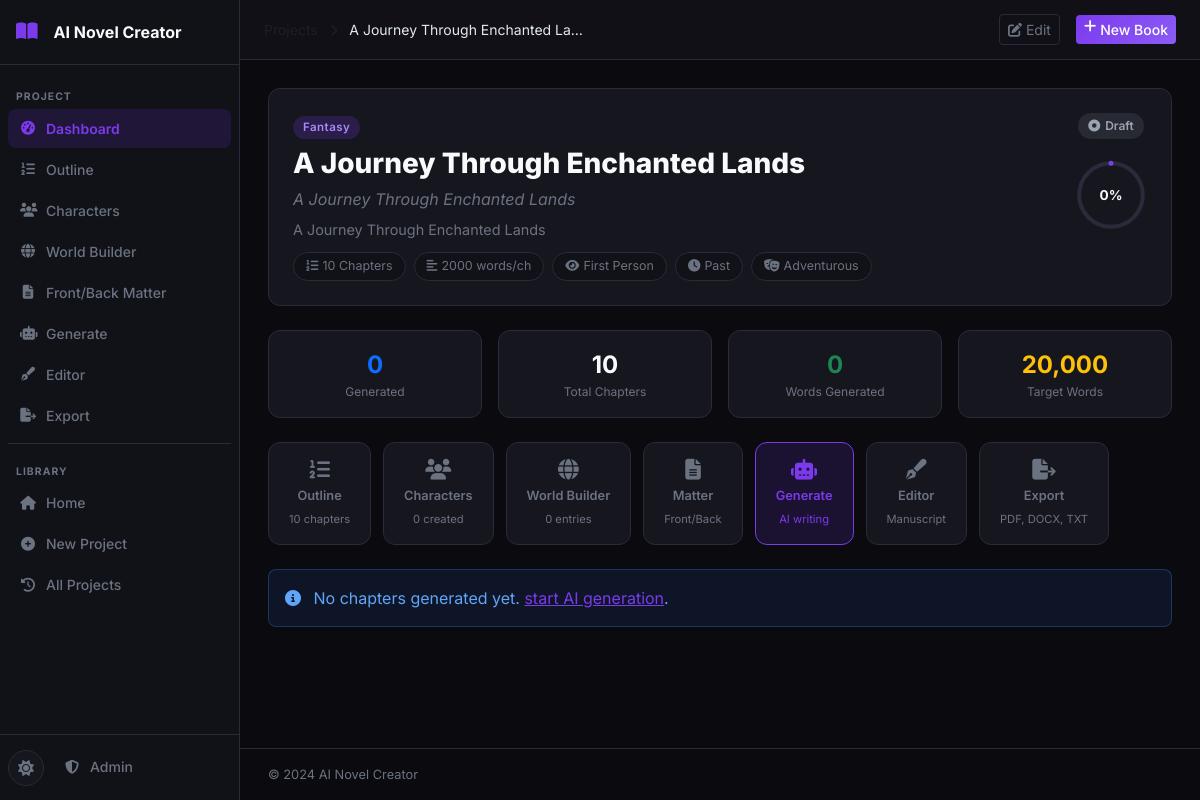
Page /project/10 on the committed database.
### tables this page shows
CREATE TABLE settings (
    id INTEGER PRIMARY KEY AUTOINCREMENT,
    key TEXT UNIQUE NOT NULL,
    value TEXT,
    updated_at TIMESTAMP DEFAULT CURRENT_TIMESTAMP
);

CREATE TABLE projects (
    id INTEGER PRIMARY KEY AUTOINCREMENT,
    title TEXT NOT NULL,
    subtitle TEXT DEFAULT '',
    genre TEXT DEFAULT 'Fantasy',
    audience TEXT DEFAULT 'Adult',
    description TEXT DEFAULT '',
    language TEXT DEFAULT 'English',
    story_type TEXT DEFAULT 'Novel',
    writing_style TEXT DEFAULT 'Descriptive',
    point_of_view TEXT DEFAULT 'Third Person Limited',
    tense TEXT DEFAULT 'Past',
    tone TEXT DEFAULT 'Adventurous',
    num_chapters INTEGER DEFAULT 10,
    words_per_chapter INTEGER DEFAULT 2000,
    creativity_level TEXT DEFAULT 'balanced',
    temperature REAL DEFAULT 0.7,
    top_p REAL DEFAULT 0.9,
    max_tokens INTEGER DEFAULT 4096,
    status TEXT DEFAULT 'draft',
    current_chapter INTEGER DEFAULT 0,
    total_words INTEGER DEFAULT 0,
    cover_prompt TEXT DEFAULT '',
    include_images INTEGER DEFAULT 0,
    images_per_chapter INTEGER DEFAULT 1,
    image_style TEXT DEFAULT 'Realistic',
    created_at TIMESTAMP DEFAULT CURRENT_TIMESTAMP,
    updated_at TIMESTAMP DEFAULT CURRENT_TIMESTAMP
);

### routes/projects.py (the view)
@bp.route('/project/<int:project_id>')
def project_detail(project_id):
    db = get_db()
    project = db.execute('SELECT * FROM projects WHERE id = ?', (project_id,)).fetchone()
    if not project:
        return redirect(url_for('main.history'))
    chapters = db.execute(
        'SELECT * FROM chapters WHERE project_id = ? ORDER BY chapter_number',
        (project_id,)
    ).fetchall()
    outline = db.execute(
        'SELECT * FROM outline WHERE project_id = ? ORDER BY order_index, chapter_number',
        (project_id,)
    ).fetchall()
    char_count = db.execute('SELECT COUNT(*) FROM characters WHERE project_id = ?', (project_id,)).fetchone()[0]
    world_count = db.execute('SELECT COUNT(*) FROM worldbuilding WHERE project_id = ?', (project_id,)).fetchone()[0]
    outline_count = len(outline)
    generated_count = sum(1 for c in chapters if c['status'] == 'generated')
    total_words = sum(c['word_count'] for c in chapters)
    target_words = (project['num_chapters'] or 10) * (project['words_per_chapter'] or 2000)
    progress = int((generated_count / project['num_chapters'] * 100)) if project['num_chapters'] else 0
    groq_configured = bool(get_setting(db, 'groq_api_key'))
    return render_template('project_detail.html',
                           project=project, chapters=chapters, outline=outline,
                           char_count=char_count, world_count=world_count,
                           outline_count=outline_count, generated_count=generated_count,
                           total_words=total_words, target_words=target_words,
                           progress=progress, groq_configured=groq_configured)

### database/__init__.py (called while the page is built)
def get_db():
    if 'db' not in g:
        db_path = current_app.config['DATABASE']
        os.makedirs(os.path.dirname(db_path), exist_ok=True)
        g.db = sqlite3.connect(db_path)
        g.db.row_factory = sqlite3.Row
        g.db.execute('PRAGMA foreign_keys = ON')
        g.db.execute('PRAGMA journal_mode = WAL')
    return g.db

### utils/helpers.py (called while the page is built)
def get_setting(db, key, default=''):
    row = db.execute('SELECT value FROM settings WHERE key = ?', (key,)).fetchone()
    return row['value'] if row else default

### templates/project_detail.html (shortened to what this page needs)
{% extends "base.html" %}
{% block breadcrumb %}
<a href="{{ url_for('main.history') }}" class="text-muted text-decoration-none">Projects</a>
<i class="fas fa-chevron-right mx-2 text-muted small"></i>
{{ project.title[:30] }}{% if project.title|length > 30 %}…{% endif %}
{% endblock %}
{% block topnav_actions %}
<a href="{{ url_for('projects.edit_project', project_id=project.id) }}" class="btn btn-outline-secondary btn-sm me-2">
  <i class="fas fa-edit me-1"></i>Edit
</a>
{% endblock %}
{% block content %}
<div class="project-hero mb-4">
  <div class="project-hero-info">
    <div class="genre-badge genre-{{ project.genre | lower | replace(' ', '-') | replace('/', '-') }} mb-2">{{ project.genre }}</div>
    <h1 class="project-hero-title">{{ project.title }}</h1>
    {% if project.subtitle %}<p class="project-hero-subtitle">{{ project.subtitle }}</p>{% endif %}
    <p class="project-hero-desc">{{ project.description }}</p>
    <div class="project-meta-tags">
      <span class="meta-tag"><i class="fas fa-list-ol me-1"></i>{{ project.num_chapters }} Chapters</span>
      <span class="meta-tag"><i class="fas fa-align-left me-1"></i>{{ project.words_per_chapter }} words/ch</span>
      <span class="meta-tag"><i class="fas fa-eye me-1"></i>{{ project.point_of_view }}</span>
      <span class="meta-tag"><i class="fas fa-clock me-1"></i>{{ project.tense }}</span>
      <span class="meta-tag"><i class="fas fa-theater-masks me-1"></i>{{ project.tone }}</span>
    </div>
  </div>
  <div class="project-hero-actions">
    <div class="status-pill status-{{ project.status }} mb-2">
      {% if project.status == 'completed' %}<i class="fas fa-check-circle"></i>
      {% elif project.status == 'generating' %}<i class="fas fa-spinner fa-spin"></i>
      {% elif project.status == 'paused' %}<i class="fas fa-pause-circle"></i>
      {% else %}<i class="fas fa-circle-dot"></i>{% endif %}
      {{ project.status | title }}
    </div>
    <div class="progress-display">
      <div class="progress-circle">
        <svg viewBox="0 0 36 36">
          <circle cx="18" cy="18" r="15.9" fill="none" stroke="var(--border-color)" stroke-width="2"/>
          <circle cx="18" cy="18" r="15.9" fill="none" stroke="var(--primary)" stroke-width="2.5"
                  stroke-dasharray="{{ progress }}, 100" stroke-linecap="round" transform="rotate(-90 18 18)"/>
        </svg>
        <span>{{ progress }}%</span>
      </div>
    </div>
  </div>
</div>
<div class="row g-3 mb-4">
  <div class="col-6 col-md-3">
    <div class="mini-stat">
      <div class="mini-stat-value text-primary">{{ generated_count }}</div>
      <div class="mini-stat-label">Generated</div>
    </div>
  </div>
  <div class="col-6 col-md-3">
    <div class="mini-stat">
      <div class="mini-stat-value">{{ project.num_chapters }}</div>
      <div class="mini-stat-label">Total Chapters</div>
    </div>
  </div>
  <div class="col-6 col-md-3">
    <div class="mini-stat">
      <div class="mini-stat-value text-success">{{ '{:,}'.format(total_words) }}</div>
      <div class="mini-stat-label">Words Generated</div>
    </div>
  </div>
  <div class="col-6 col-md-3">
    <div class="mini-stat">
      <div class="mini-stat-value text-warning">{{ '{:,}'.format(target_words) }}</div>
      <div class="mini-stat-label">Target Words</div>
    </div>
  </div>
</div>
<div class="quick-actions mb-4">
  <a href="{{ url_for('outline.outline_page', project_id=project.id) }}" class="quick-action-btn">
    <i class="fas fa-list-ol"></i>
    <span>Outline</span>
    <small>{{ outline_count }} chapters</small>
  </a>
  <a href="{{ url_for('characters.characters_page', project_id=project.id) }}" class="quick-action-btn">
    <i class="fas fa-users"></i>
    <span>Characters</span>
    <small>{{ char_count }} created</small>
  </a>
  <a href="{{ url_for('worldbuilding.worldbuilding_page', project_id=project.id) }}" class="quick-action-btn">
    <i class="fas fa-globe"></i>
    <span>World Builder</span>
    <small>{{ world_count }} entries</small>
  </a>
  <a href="{{ url_for('matter.matter_page', project_id=project.id) }}" class="quick-action-btn">
    <i class="fas fa-file-alt"></i>
    <span>Matter</span>
    <small>Front/Back</small>
  </a>
  <a href="{{ url_for('chapters.generation_page', project_id=project.id) }}" class="quick-action-btn highlight">
    <i class="fas fa-robot"></i>
    <span>Generate</span>
    <small>AI writing</small>
  </a>
  <a href="{{ url_for('editor.editor_page', project_id=project.id) }}" class="quick-action-btn">
    <i class="fas fa-pen-fancy"></i>
    <span>Editor</span>
    <small>Manuscript</small>
  </a>
  <a href="{{ url_for('exports.export_page', project_id=project.id) }}" class="quick-action-btn">
    <i class="fas fa-file-export"></i>
    <span>Export</span>
    <small>PDF, DOCX, TXT</small>
  </a>
</div>
{% if chapters %}
<div class="section-header mb-3">
  <h2 class="section-title">Chapters</h2>
  <a href="{{ url_for('chapters.generation_page', project_id=project.id) }}" class="btn btn-primary btn-sm">
    <i class="fas fa-robot me-1"></i>Generate More
  </a>
</div>
<div class="chapters-grid">
  {% for ch in chapters %}
  <div class="chapter-item chapter-status-{{ ch.status }}">
    <div class="chapter-num">Ch. {{ ch.chapter_number }}</div>
    <div class="chapter-info">
      <div class="chapter-title">{{ ch.chapter_title or 'Untitled Chapter' }}</div>
      <div class="chapter-meta">
        <span class="chapter-words">{{ '{:,}'.format(ch.word_count) }} words</span>
        <span class="chapter-badge badge-{{ ch.status }}">{{ ch.status }}</span>
      </div>
    </div>
    {% if ch.status == 'generated' %}
    <a href="{{ url_for('chapters.chapter_view', project_id=project.id, chapter_id=ch.id) }}" class="btn btn-sm btn-outline-primary ms-auto">
      Read
    </a>
    {% elif ch.status == 'generating' %}
    <span class="spinner-border spinner-border-sm text-primary ms-auto"></span>
    {% endif %}
  </div>
  {% endfor %}
</div>
{% else %}
<div class="alert alert-info">
  <i class="fas fa-info-circle me-2"></i>
  No chapters generated yet.
  <a href="{{ url_for('chapters.generation_page', project_id=project.id) }}">start AI generation</a>.
</div>
{% endif %}
{% endblock %}

### templates/base.html (shortened to what this page needs)
<!DOCTYPE html>
<html lang="en" data-theme="{{ default_theme }}">
<head>
  <link href="https://cdn.jsdelivr.net/npm/bootstrap@5.3.2/dist/css/bootstrap.min.css" rel="stylesheet">
  <link href="https://cdnjs.cloudflare.com/ajax/libs/font-awesome/6.5.0/css/all.min.css" rel="stylesheet">
  <link href="{{ url_for('static', filename='css/style.css') }}" rel="stylesheet">
</head>
<body>
<nav class="sidebar" id="sidebar">
  <div class="sidebar-header">
    <a href="{{ url_for('main.index') }}" class="sidebar-brand">
      <i class="fas fa-book-open me-2"></i>
      <span>{{ app_name }}</span>
    </a>
  </div>
  <div class="sidebar-menu">
    {% if request.view_args and request.view_args.get('project_id') %}
    {% set pid = request.view_args.project_id %}
    <div class="sidebar-section-label">PROJECT</div>
    <a href="{{ url_for('projects.project_detail', project_id=pid) }}" class="sidebar-item {% if request.endpoint == 'projects.project_detail' %}active{% endif %}">
      <i class="fas fa-tachometer-alt"></i><span>Dashboard</span>
    </a>
    <a href="{{ url_for('outline.outline_page', project_id=pid) }}" class="sidebar-item {% if request.endpoint == 'outline.outline_page' %}active{% endif %}">
      <i class="fas fa-list-ol"></i><span>Outline</span>
    </a>
    <a href="{{ url_for('characters.characters_page', project_id=pid) }}" class="sidebar-item {% if request.endpoint == 'characters.characters_page' %}active{% endif %}">
      <i class="fas fa-users"></i><span>Characters</span>
    </a>
    <a href="{{ url_for('worldbuilding.worldbuilding_page', project_id=pid) }}" class="sidebar-item {% if request.endpoint == 'worldbuilding.worldbuilding_page' %}active{% endif %}">
      <i class="fas fa-globe"></i><span>World Builder</span>
    </a>
    <a href="{{ url_for('matter.matter_page', project_id=pid) }}" class="sidebar-item {% if request.endpoint == 'matter.matter_page' %}active{% endif %}">
      <i class="fas fa-file-alt"></i><span>Front/Back Matter</span>
    </a>
    <a href="{{ url_for('chapters.generation_page', project_id=pid) }}" class="sidebar-item {% if request.endpoint == 'chapters.generation_page' %}active{% endif %}">
      <i class="fas fa-robot"></i><span>Generate</span>
    </a>
    <a href="{{ url_for('editor.editor_page', project_id=pid) }}" class="sidebar-item {% if request.endpoint == 'editor.editor_page' %}active{% endif %}">
      <i class="fas fa-pen-fancy"></i><span>Editor</span>
    </a>
    <a href="{{ url_for('exports.export_page', project_id=pid) }}" class="sidebar-item {% if request.endpoint == 'exports.export_page' %}active{% endif %}">
      <i class="fas fa-file-export"></i><span>Export</span>
    </a>
    <div class="sidebar-divider"></div>
    {% endif %}
    <div class="sidebar-section-label">LIBRARY</div>
    <a href="{{ url_for('main.index') }}" class="sidebar-item {% if request.endpoint == 'main.index' %}active{% endif %}">
      <i class="fas fa-home"></i><span>Home</span>
    </a>
    <a href="{{ url_for('projects.new_project') }}" class="sidebar-item {% if request.endpoint == 'projects.new_project' %}active{% endif %}">
      <i class="fas fa-plus-circle"></i><span>New Project</span>
    </a>
    <a href="{{ url_for('main.history') }}" class="sidebar-item {% if request.endpoint == 'main.history' %}active{% endif %}">
      <i class="fas fa-history"></i><span>All Projects</span>
    </a>
  </div>
  <div class="sidebar-footer">
    <button class="theme-toggle" onclick="toggleTheme()" title="Toggle theme">
      <i class="fas fa-moon" id="themeIcon"></i>
    </button>
    <a href="{{ url_for('admin.login') }}" class="sidebar-item small">
      <i class="fas fa-shield-alt"></i><span>Admin</span>
    </a>
  </div>
</nav>
<div class="main-wrapper" id="mainWrapper">
  <header class="topnav">
    <div class="topnav-breadcrumb">
      {% block breadcrumb %}{% endblock %}
    </div>
    <div class="topnav-actions ms-auto">
      {% block topnav_actions %}{% endblock %}
      <a href="{{ url_for('projects.new_project') }}" class="btn btn-primary btn-sm d-none d-md-inline-flex">
        <i class="fas fa-plus me-1"></i>New Book
      </a>
    </div>
  </header>
  <main class="content-area">
    {% block content %}{% endblock %}
  </main>
  <footer class="content-footer">
    <span>{{ app_footer }}</span>
  </footer>
</div>
<div class="toast-container position-fixed bottom-0 end-0 p-3" id="toastContainer"></div>
</body>
</html>

### rows in the picture
settings: value "AI Novel Creator"
projects: title "A Journey Through Enchanted La", genre "Fantasy", title "A Journey Through Enchanted Lands", subtitle "A Journey Through Enchanted Lands", description "A Journey Through Enchanted Lands", num_chapters "10", words_per_chapter "2000", point_of_view "First Person", tense "Past", tone "Adventurous", status "Draft"
settings: value "© 2024 AI Novel Creator"

### other values in the picture
{{ progress }} "0"
{{ generated_count }} "0"
{{ '{:,}'.format(total_words) }} "0"
{{ '{:,}'.format(target_words) }} "20,000"
{{ outline_count }} "10"
{{ char_count }} "0"
{{ world_count }} "0"
